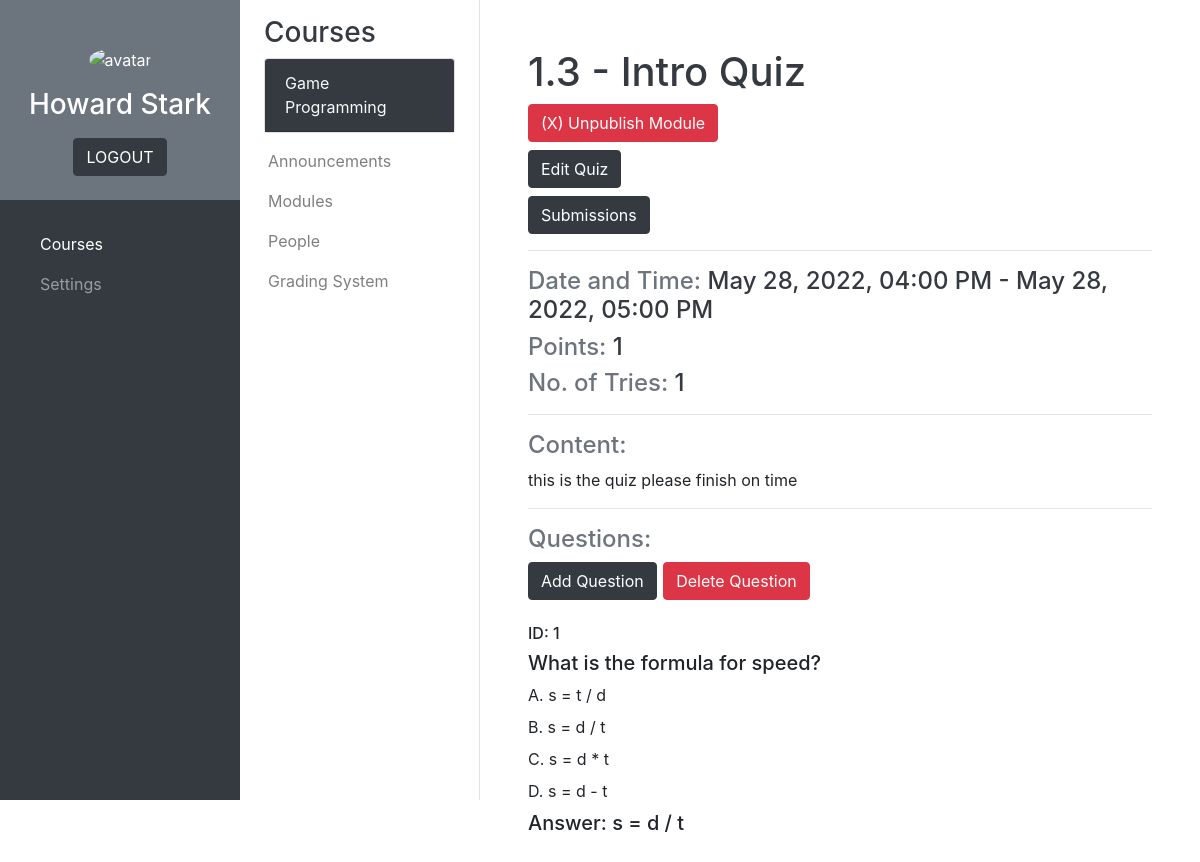
Page /courses/teacher/teacher_module_quiz.php?course=2&module_id=10 (signed in) on the committed database.
### tables this page shows
CREATE TABLE `courses` (
  `Course_number` int(11) NOT NULL,
  `Course_name` varchar(50) NOT NULL
);

CREATE TABLE `modules_main` (
  `Module_ID` int(11) NOT NULL,
  `Course_number` int(11) NOT NULL,
  `Module_number` varchar(10) NOT NULL,
  `Module_name` varchar(50) NOT NULL,
  `Module_type` varchar(20) NOT NULL,
  `Published` tinyint(1) NOT NULL
);

CREATE TABLE `modules_quizzes_main` (
  `Module_ID` int(11) NOT NULL,
  `Content` varchar(8000) NOT NULL,
  `Points` int(11) NOT NULL,
  `Start_date` datetime NOT NULL,
  `Due_date` datetime NOT NULL,
  `No_of_tries` int(11) NOT NULL
);

CREATE TABLE `modules_quizzes_questions` (
  `Question_ID` int(11) NOT NULL,
  `Module_ID` int(11) NOT NULL,
  `Question` varchar(8000) NOT NULL,
  `Answer` varchar(8000) NOT NULL
);

CREATE TABLE `modules_quizzes_choices` (
  `Choice_ID` int(11) NOT NULL,
  `Question_ID` int(11) NOT NULL,
  `Choice` varchar(8000) NOT NULL
);

### php_scripts/connect.php (called while the page is built, shortened)
<?php
    $servername = "localhost";
    $username = "root";
    $password = "";
    $db = "school_management_db";
    $conn = new mysqli($servername, $username, $password, $db);
    function sql($comm) {
        global $conn;
        $result = $conn->query($comm);
        return $result;
    }
?>

### courses/teacher/teacher_module_quiz.php (the view, shortened to what this page needs)
<?php
    include('../../php_scripts/connect.php');
?>
<!DOCTYPE html>
<html lang="en">
    <head>
        <link rel="stylesheet" href="https://cdn.jsdelivr.net/npm/bootstrap@4.6.1/dist/css/bootstrap.min.css">
        <link rel="stylesheet" href="../../css/styles.css">
    </head>
    <body>
        <?php include('../courses_main_sidebar.php'); ?>
        <?php include('../courses_sub_sidebar_teacher.php'); ?>
        <main id="content">
            <div id="module-quiz" class="container-fluid p-5">
                <?php
                    $module_id = $_GET['module_id'];
                    $module_query = sql("SELECT Module_number, Module_name, Published FROM modules_main WHERE Module_ID = $module_id");
                    if ($module_query->num_rows == 1) {
                        $module = $module_query->fetch_assoc();
                    }
                ?>
                <h1 class="text-dark"><?php echo $module["Module_number"] . " - " . $module["Module_name"];?></h1>
                <?php
                    if (!$module["Published"]) {
                        echo "<button type=\"button\" class=\"btn btn-danger mb-2\" data-toggle=\"modal\" data-target=\"#publish-module-modal\">(✓) Publish Module</button>";
                    }
                    else {
                        echo "<button type=\"button\" class=\"btn btn-danger mb-2\" data-toggle=\"modal\" data-target=\"#unpublish-module-modal\">(X) Unpublish Module</button>";
                    }
                ?>
                <br>
                <button type="button" class="btn btn-dark mb-2" data-toggle="modal" data-target="#edit-module-modal">Edit Quiz</button>
                <br>
                <button type="button" class="btn btn-dark" data-toggle="modal" data-target="#quiz-submissions-modal">Submissions</button>
                <hr>
                <?php
                    $quiz_query = sql("SELECT Content, Points, Start_date, Due_date, No_of_tries FROM modules_quizzes_main WHERE Module_ID = $module_id");
                    if ($quiz_query->num_rows == 1) {
                        $quiz = $quiz_query->fetch_assoc();
                    }
                ?>
                <div id="content-main">
                    <h4 class="text-secondary">Date and Time: <span class="text-dark"><?php echo date('M d, Y, h:i A', strtotime($quiz["Start_date"]));?> - <?php echo date('M d, Y, h:i A', strtotime($quiz["Due_date"]));?></span></h4>
                    <h4 class="text-secondary">Points: <span class="text-dark"><?php echo $quiz["Points"];?></span></h4>
                    <h4 class="text-secondary">No. of Tries: <span class="text-dark"><?php echo $quiz["No_of_tries"];?></span></h4>
                    <hr>
                    <h4 class="text-secondary">Content:</h4>
                    <p><?php echo $quiz["Content"];?></p>
                    <hr>
                    <h4 class="text-secondary">Questions:<h4>
                    <button type="button" class="btn btn-dark mb-3" data-toggle="modal" data-target="#add-question-modal">Add Question</button>
                    <button type="button" class="btn btn-danger mb-3" data-toggle="modal" data-target="#delete-question-modal">Delete Question</button>
                    <?php
                        $questions_query = sql("SELECT * FROM modules_quizzes_questions WHERE Module_ID = $module_id");
                        if ($questions_query->num_rows > 0) {
                            while ($row = $questions_query->fetch_assoc()) {
                                $question_id = $row["Question_ID"];
                                echo "
                                    <h6>ID: " . $question_id . "</h6>
                                    <h5>" . $row["Question"] . "</h5>
                                ";
                                $choices_query = sql("SELECT Choice FROM modules_quizzes_choices WHERE Question_ID = $question_id");
                                if ($choices_query->num_rows == 4) {
                                    $counter = 1;
                                    while ($choice_row = $choices_query->fetch_assoc()) {
                                        echo "<p class=\"my-2\">";
                                        switch ($counter) {
                                            case 1:
                                                echo "A";
                                                break;
                                            case 2:
                                                echo "B";
                                                break;
                                            case 3:
                                                echo "C";
                                                break;
                                            case 4:
                                                echo "D";
                                                break;
                                        }
                                        echo ". " . $choice_row["Choice"] . "</p>";
                                        $counter++;
                                    }
                                }
                                echo "
                                    <h5>Answer: " . $row["Answer"] . "</h5>
                                    <br>
                                ";
                            }
                        }
                    ?>
                </div>
            </div>
        </main>
    </body>
</html>

### courses/courses_sub_sidebar_teacher.php (shortened to what this page needs)
<?php
    if (!isset($_GET['course'])) {
        $courses_sb_selected_number = null;
        $courses_sb_selected_name = "No Course Selected";
    }
    else {
        $courses_sb_selected_number = $_GET['course'];
        $result = sql("SELECT Course_name FROM courses WHERE Course_number = $courses_sb_selected_number");
        if ($result->num_rows == 1) {
            $row = $result->fetch_assoc();
            $courses_sb_selected_name = $row["Course_name"];
        }
    }
?>
<div class="bg-white border-right sub-sidebar">
    <div class="container pt-3 px-4">
        <h3 class="text-dark">Courses</h3>
        <div class="card">
            <div class="card-header bg-dark">
                <a class="card-link text-light" data-toggle="collapse" href="#courseDropdownMenu"><?php echo $courses_sb_selected_name?></a>
            </div>
        </div>
    </div>
    <div class="px-1 pb-1">
        <nav class="navbar navbar-expand-lg navbar-light">
            <ul class="navbar-nav flex-column">
                <li class="nav-item"><a href="teacher_announcements.php?course=<?php echo $courses_sb_selected_number?>" class="nav-link<?php if ($courses_sb_selected_number == null) { echo " disabled"; }?>">Announcements</a></li>
                <li class="nav-item"><a href="teacher_modules.php?course=<?php echo $courses_sb_selected_number?>" class="nav-link<?php if ($courses_sb_selected_number == null) { echo " disabled"; }?>">Modules</a></li>
                <li class="nav-item"><a href="teacher_people.php?course=<?php echo $courses_sb_selected_number?>" class="nav-link<?php if ($courses_sb_selected_number == null) { echo " disabled"; }?>">People</a></li>
                <li class="nav-item"><a href="teacher_grading_system.php?course=<?php echo $courses_sb_selected_number?>" class="nav-link<?php if ($courses_sb_selected_number == null) { echo " disabled"; }?>">Grading System</a></li>
            </ul>
        </nav>
    </div>
</div>

### css/styles.css (style rules this page uses)
.sub-sidebar { position: fixed; top: 0; left: 240px; width: 240px; height: 100vh; }
main { margin-left: 480px; }

### rows in the picture
courses: Course_name "Game Programming"
modules_main: Module_number "1.3", Module_name "Intro Quiz"
modules_quizzes_main: Start_date "May 28, 2022, 04:00 PM", Due_date "May 28, 2022, 05:00 PM", Points "1", No_of_tries "1", Content "this is the quiz please finish on time"
modules_quizzes_questions: Question_ID "1", Question "What is the formula for speed?", Answer "s = d / t"
modules_quizzes_choices: shows "A", Choice "s = t / d"
modules_quizzes_choices: shows "B", Choice "s = d / t"
modules_quizzes_choices: shows "C", Choice "s = d * t"
modules_quizzes_choices: shows "D", Choice "s = d - t"

### other values in the picture
$_SESSION['first_name'] "Howard"
$_SESSION['family_name'] "Stark"
